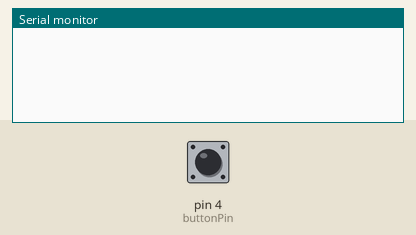
This sketch was run on a simulated Arduino Uno, built with avr-gcc and run on an emulated ATmega328P. Parts: the last lines printed to the serial monitor. The inputs (shaded band) are chosen by the test bench; at power-on: pin 4 (buttonPin) LOW.

Above: at 1.2 s.
1.3 s: pin 4 (buttonPin) pulled HIGH for 0.15 s
At 2.2 s:
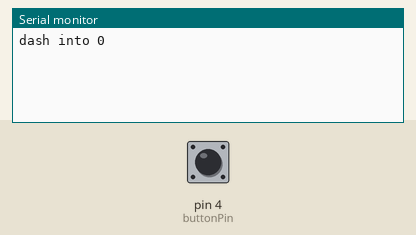
4.4 s: pin 4 (buttonPin) pulled HIGH for 1 s
At 5.8 s:
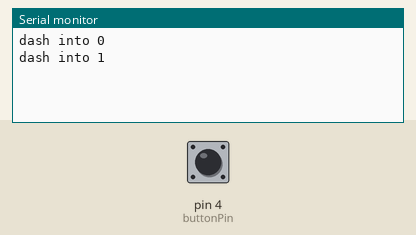
8.4 s: pin 4 (buttonPin) pulled HIGH for 0.15 s
At 13.8 s:
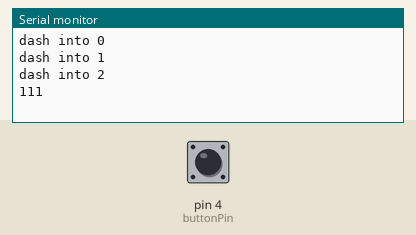

Measured:
- after the input at 1.3 s, the serial monitor: prints a new line at once (image 1)
- after the input at 4.4 s, the serial monitor: prints a new line at once (image 2)
- after the input at 8.4 s, the serial monitor: prints a new line at once (image 3)

The sketch:

buttonMorsePrint.ino
```cpp
//records extra button presses for some reason
const int buttonPin = 4;
int buttonState = 0;
int lastButtonState = 0;
int startTime = 0;
int endTime = 0;
int pressedTime = 0;
int idleTime = 0;
int morseArray[] = {0, 0, 0}; //why does "*"=539 ???
//int x = morseArray[1];
//int y = morseArray[2];
//int z = morseArray[1];
int count = 0;
int timer = 5000;
boolean beenPressed = false;
int slot = 0;

void setup() {
  // put your setup code here, to run once:
  Serial.begin(9600);
  pinMode (buttonPin, INPUT);
}

void loop() {
  // put your main code here, to run repeatedly:
  buttonState = digitalRead(buttonPin);//read button state

  if (buttonState != lastButtonState) {   //if button state changed
    updateState();

    lastButtonState = buttonState;  //save button state for next round
  }
  idleTime = millis() - endTime; //calculate time since last release
  if (beenPressed && idleTime >= timer) {
    for (count = 0; count < 3; count++) {
      Serial.print(morseArray[count]);
      morseArray[count] = (0);
    }
    slot = 0;
    Serial.println();
    endTime = millis();
    beenPressed = false;
  }
}

void updateState() {  //button was just pressed
  if (buttonState == LOW) {
    startTime = millis();  //record start time

  } else {
    endTime = millis(); //record end time
    pressedTime = endTime - startTime;  //calculate time since pressed
    beenPressed = true;
    if (50 >= pressedTime && pressedTime <= 250) {
      morseArray[slot] = 0; //assign dot
      Serial.print("dot into ");
      Serial.println(slot);
      slot++;
    }
    else if (pressedTime > 250) {
      morseArray[slot] = 1;
      Serial.print("dash into ");
      Serial.println(slot);
      slot++;
    }
    if (slot >= 3) {
      slot = 0;
    }
  }

}
```
